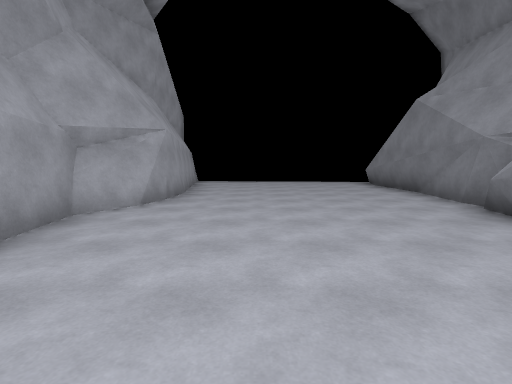
view 1 (above)

23 first-person views from a walk through a Unity game level. The camera is 1.5 m above the floor, tilts 6° down and sees 85° across. The floor is counted in squares, 2 m on a side. Each view is taken from the middle of a square. On the plan, view 1 faces up. The plan holds only what a view shows up to about 10 squares ahead; the rest is blank. The place goes on beyond the plan. The player character is not drawn. Some animated figures are not drawn.

view 2
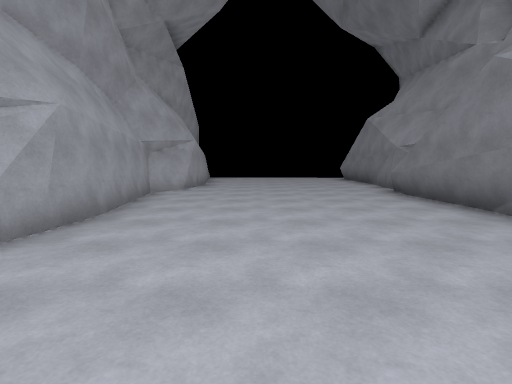

view 3
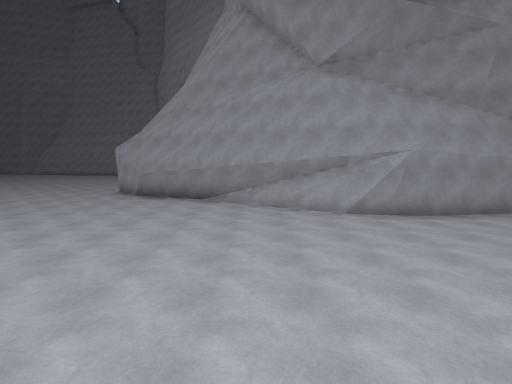

view 4
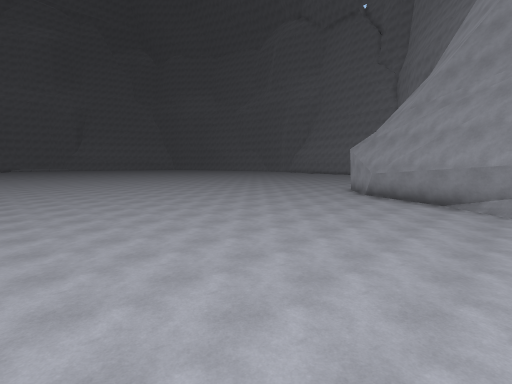

view 5
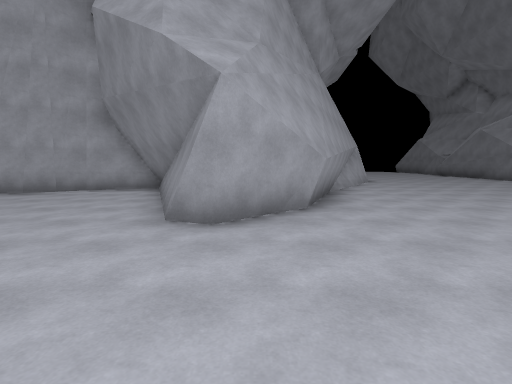

view 6
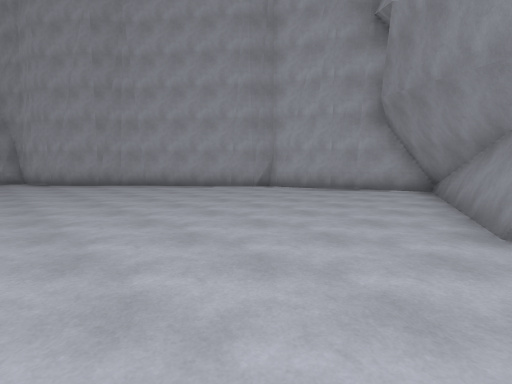

view 7
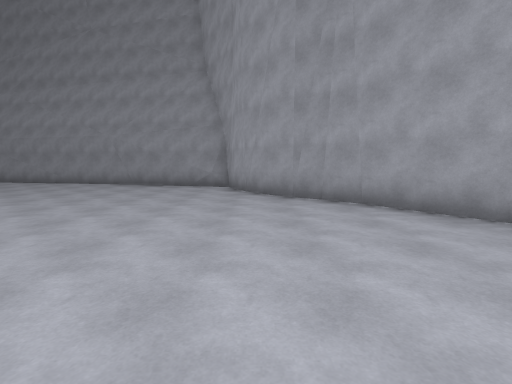

view 8
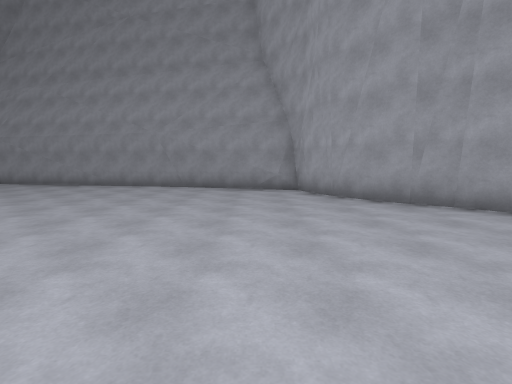

view 9
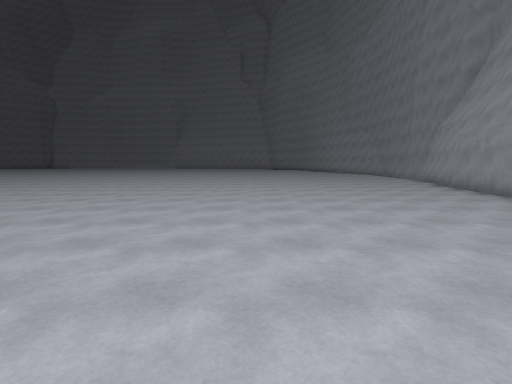

view 10
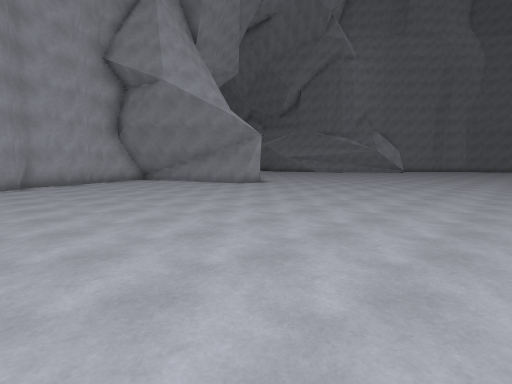

view 11
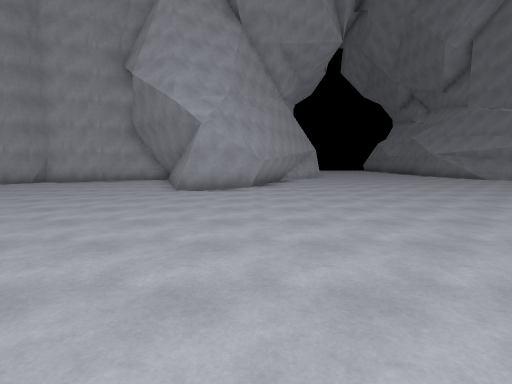

view 12
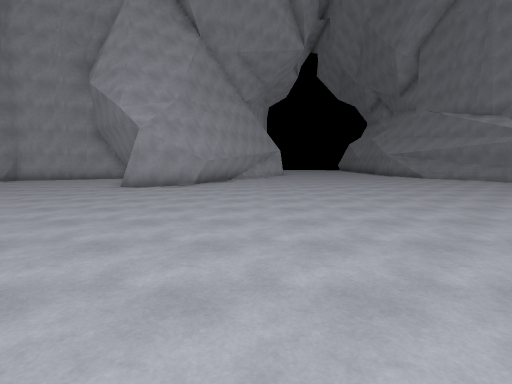

view 13
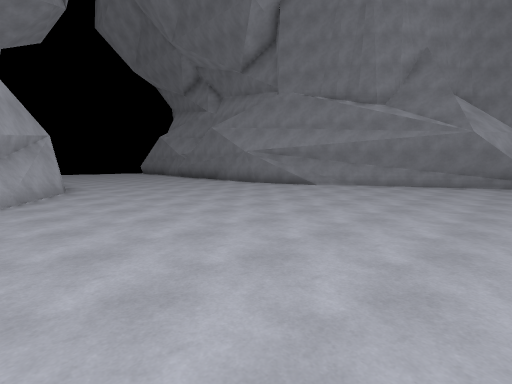

view 14
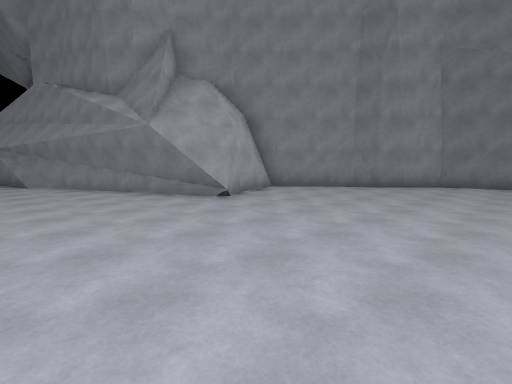

view 15
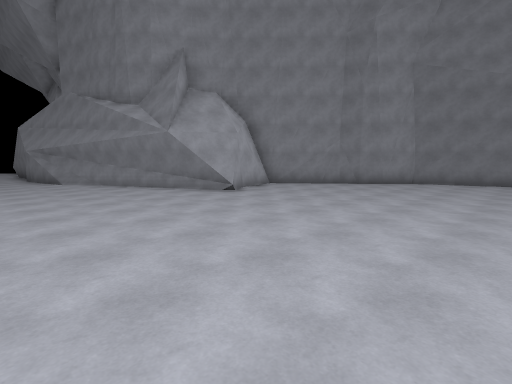

view 16
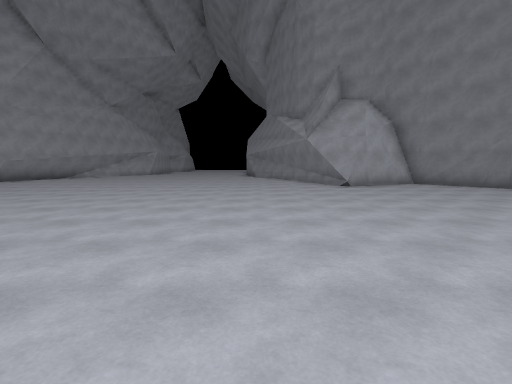

view 17
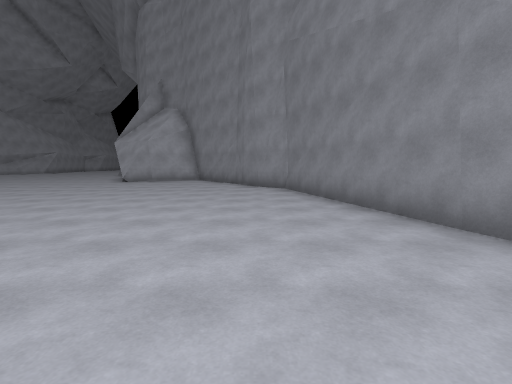

view 18
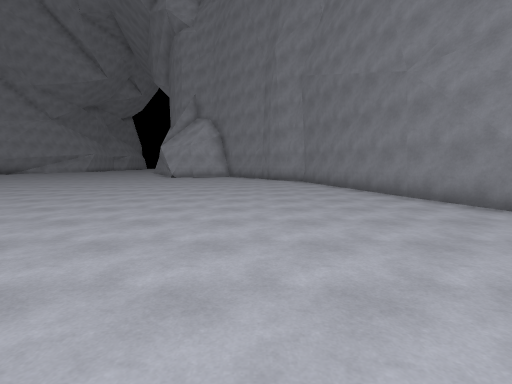

view 19
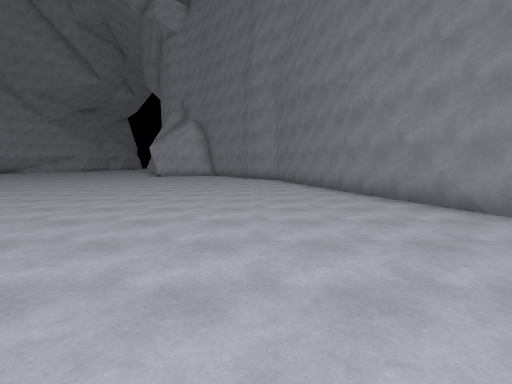

view 20
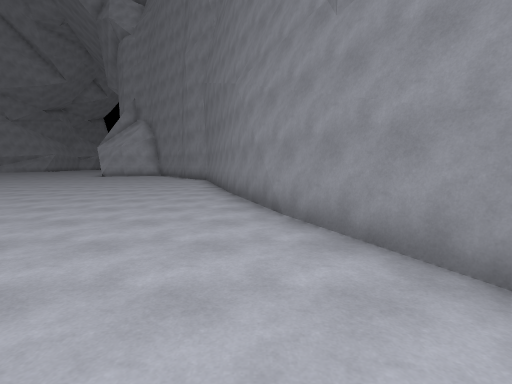

view 21
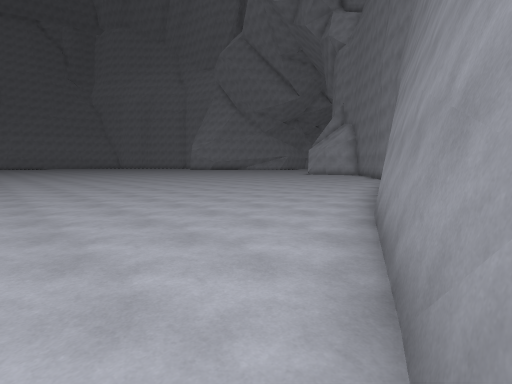

view 22
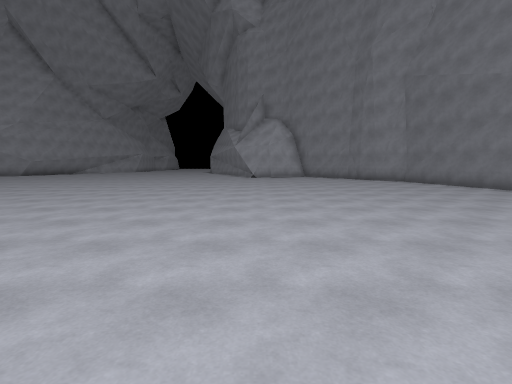

view 23
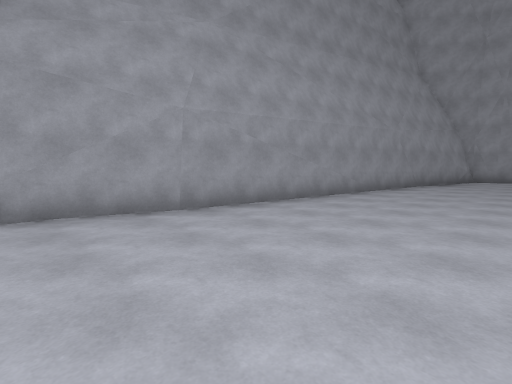

### Floor plan
Points are (right, up) in squares from view 1. A wall is a line through its corners. A room is listed if a view was taken in it or the views show most of it. See-through windows are left out.
Room 1 (views 1, 2, 3, 4, 5, 6, 7, 8, 9, 10, 11, 12, 13, 14, 15, 16, 17, 18, 19, 20, 21, 22, 23)
walls: (-7.8, -8.6) (-8.9, -5.5); (-5.7, -7) (-6.6, -7.7); (-5.8, -7) (-7.5, -8.7) (-8.1, -8.4) (-9.8, -3.8) (-10.9, -4.1); (-8.7, -5.9) (-10.2, -3.9); (6.8, -9) (3.8, -2.1); (-9.2, -4.9) (-10.1, -3.8); (7.2, -9) (6.3, -8.6); (-3.7, -1.6) (-6, -7.4); (-10.8, -4) (-11.7, -4.5); (-11.4, -4.4) (-12.1, -5); (-12.1, -4.7) (-12.9, -5); (3.8, -2.8) (3.5, -1.6); (4.2, -3) (3.9, -2.2); (-12.7, -5.1) (-13.9, -5.4) (-14.3, -5.9); (9.4, -8.2) (7.9, -8.6) (7.1, -9.1); (9.4, -7.9) (8.6, -8.5); (-14.2, -5.9) (-17.2, -8.1); (11.6, -10.7) (11.4, -10.2); (11.6, -10.5) (11.3, -10); (-16.9, -8.1) (-18.5, -9.7); (-2.3, 1.1) (-2.4, 0.1) (-4.6, -3.5); (12.1, -11.3) (9.3, -7.6) (8.7, -8); (-17.6, -8.6) (-18, -9.2); (-18.4, -9.6) (-19.4, -10.3); (3.6, 0.7) (3.4, 4.1); (-19.2, -10.2) (-20.9, -11.1); (-19.9, -10.6) (-20.8, -10.8); (-20.1, -10.6) (-20.8, -10.9) (-20.8, -11.4); (14.4, -17) (13, -12) (12, -11.2); (-20.6, -10.8) (-21.8, -14.8); (-21.7, -14.1) (-23, -21.8); (-2.5, 4.9) (-2.8, 4.5) (-2.3, 0.6) (-2.6, -0.8); (-1.9, 5.7) (-2.9, 4.1); (3.9, 4.5) (3.9, 5.2); (3.9, 4.9) (4.1, 6.9); (-1.9, 6.2) (-2.1, 4.9); (4, 5.5) (3.8, 9.7); (-1.9, 6.8) (-2, 5.8); (-23, -21.6) (-23.7, -23.8); (17.1, -23.3) (14.1, -16.9); (-2.3, 9.5) (-1.9, 6.5)
low walls: (7.1, -9.1) (6.8, -9); (-2.6, -0.8) (-3.6, -2.4); (-2.4, -0.8) (-4.9, -4.4); (3.5, 3.7) (3.7, 4.5); (-2, 5) (-2.7, 3.9)

Where each view was taken, in squares from view 1:
view 1: 0 up, 0 right, facing up
view 2: 3 down, 0 right, facing up
view 3: 3 down, 4 right, facing left
view 4: 3 down, 4 right, facing down-left
view 5: 12 down, 7 left, facing up
view 6: 12 down, 8 left, facing up-left
view 7: 10 down, 12 left, facing left
view 8: 12 down, 13 left, facing left
view 9: 13 down, 17 left, facing down
view 10: 16 down, 15 left, facing up-right
view 11: 16 down, 6 left, facing up
view 12: 17 down, 4 left, facing up
view 13: 9 down, 4 left, facing up-right
view 14: 14 down, 3 right, facing up-right
view 15: 15 down, 2 right, facing up-right
view 16: 18 down, 4 right, facing up
view 17: 20 down, 12 right, facing up
view 18: 23 down, 11 right, facing up
view 19: 24 down, 12 right, facing up
view 20: 24 down, 15 right, facing up
view 21: 24 down, 17 right, facing up-left
view 22: 23 down, 7 right, facing up
view 23: 24 down, 19 left, facing up-left
